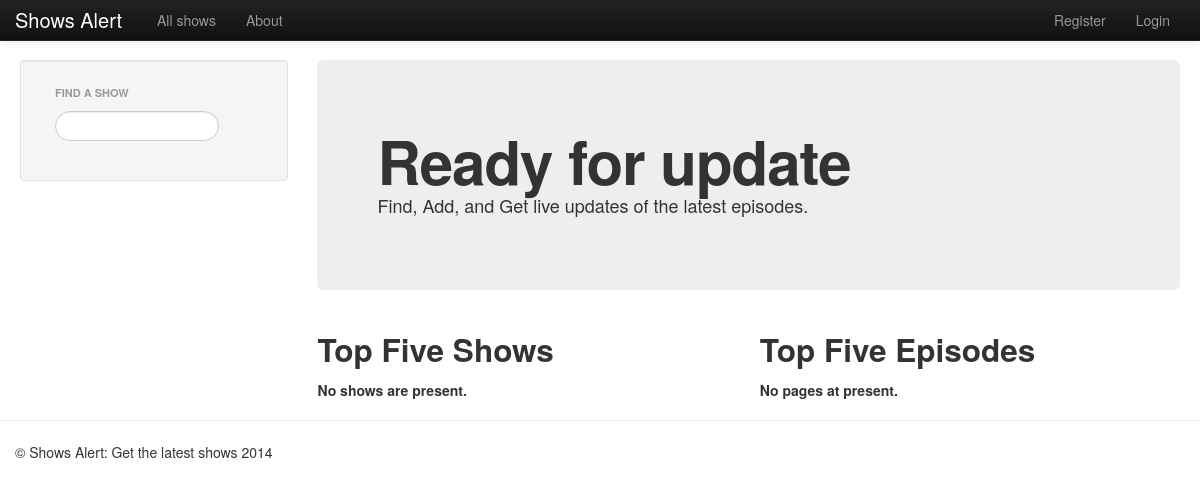
The app's page /rango/, older data.
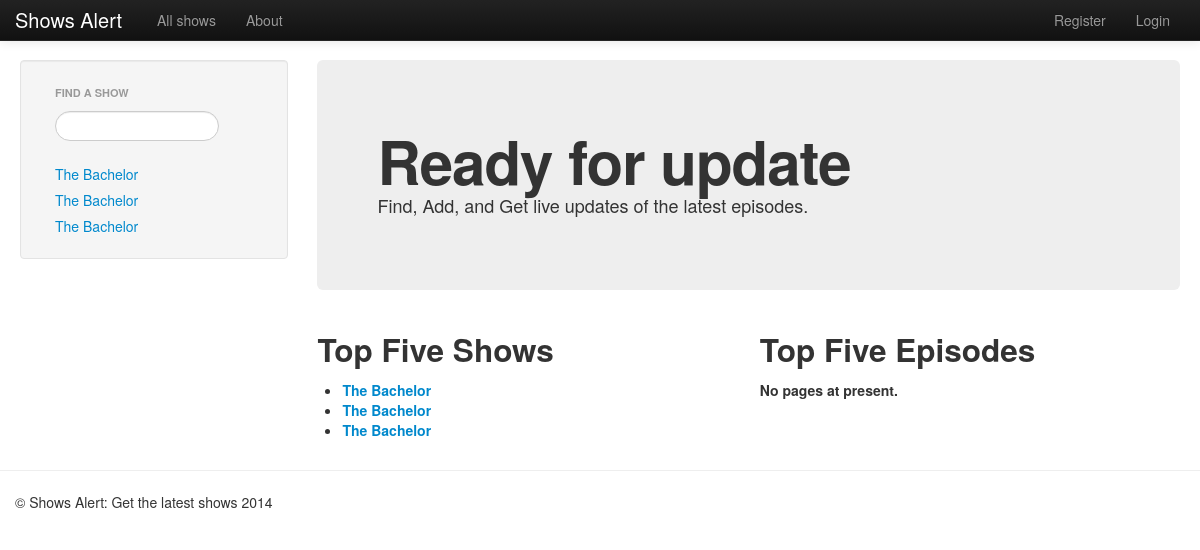
The same page, newer data.
### rango/models.py (models this page shows, shortened)
class TvShows(models.Model):
	show_name = models.CharField(max_length=100)
	url = models.URLField(max_length=300, blank=True)
	picture_link = models.URLField(max_length=300, blank=True)
	likes = models.IntegerField(default=5)
	added = models.IntegerField(default=5)
	users = ['uehtesham90@gmail.com']

### rango/views.py (the view)
def index(request):
	context = RequestContext(request)
	show_list = TvShows.objects.order_by('-likes')[:5]
	episodes = Episode.objects.order_by('-creation_date')[:5]
	encodeURL(show_list)
	context_dict = {'show_list': show_list, 'episodes': episodes}
	cat_list = get_category_list()
	context_dict['cat_list'] = cat_list
	return render_to_response('rango/index.html', context_dict, context)

### rango/views.py (called while the page is built)
def encodeURL(show_list):
	for show in show_list:
		show.url = show.show_name.replace(' ', '_')
	return

def encode_url(name):
	return name.replace(' ', '_')

def get_category_list(max_results=0, starts_with=''):
	cat_list = []
	if starts_with:
		cat_list = TvShows.objects.filter(name__startswith=starts_with)
	else:
		cat_list = TvShows.objects.all()
	if max_results > 0:
		if len(cat_list) > max_results:
			cat_list = cat_list[:max_results]
	for cat in cat_list:
		cat.url = encode_url(cat.show_name)
	return cat_list

### templates/rango/index.html
{% extends 'rango/base.html' %}
{% block body_block %}
<div class="hero-unit">
    <h1>Ready for update</h1>
    <p>Find, Add, and Get live updates of the latest episodes.</p>
</div>
<div class="row-fluid">
    <div class="span6">
        <h2>Top Five Shows</h2>
        {% if show_list %}
        <ul>
            {% for show in show_list %}
            <li><strong><a href="/rango/show/{{ show.url }}">{{ show.show_name }}</a></strong></li>
            {% endfor %}
        </ul>
        {% else %}
        <strong>No shows are present.</strong>
        {% endif %}
    </div>
    <div class="span6">
        <h2>Top Five Episodes</h2>
        {% if episodes %}
        <ul>
            {% for episode in episodes %}
            <li><strong><a href="/rango/{{ episode.show.url}}">{{ episode.show.show_name }} </a> - {{ episode.season_episode }}</strong></li>
            {% endfor %}
        </ul>
        {% else %}
        <strong>No pages at present.</strong>
        {% endif %}
    </div>
</div>
{% endblock %}

### templates/rango/category_list.html
<ul class="nav nav-list">
    {% if cat_list %}
        {% for cat in cat_list %}
            <li><a href="/rango/show/{{ cat.url }}">{{ cat.show_name }}</a></li>
        {% endfor %}
    {% else %}
        <li>No shows are present.</li>
   {% endif %}
</ul>

Row changes from the older to the newer data that the page shows:
added TvShows: show_name "The Bachelor"
added TvShows: show_name "The Bachelor"
added TvShows: show_name "The Bachelor"
Text that changed along with them:
text no longer shown: "No shows are present."
